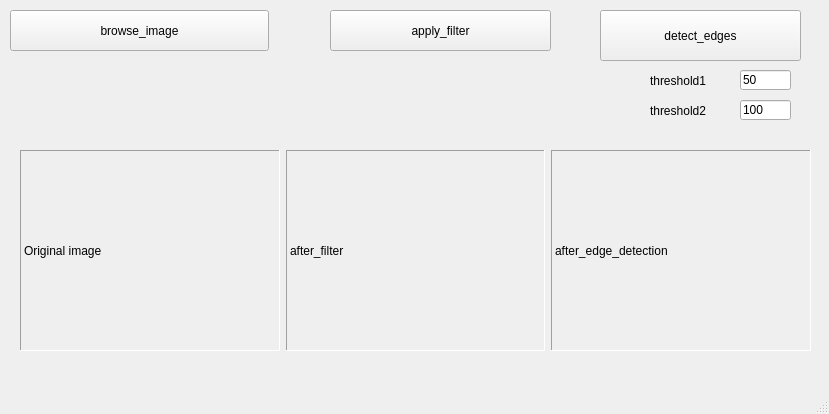
<?xml version="1.0" encoding="UTF-8"?>
<ui version="4.0">
 <class>open_image</class>
 <widget class="QMainWindow" name="open_image">
  <property name="geometry">
   <rect>
    <x>0</x>
    <y>0</y>
    <width>829</width>
    <height>414</height>
   </rect>
  </property>
  <property name="windowTitle">
   <string>MainWindow</string>
  </property>
  <widget class="QWidget" name="centralwidget">
   <widget class="QPushButton" name="browse_image">
    <property name="geometry">
     <rect>
      <x>10</x>
      <y>10</y>
      <width>259</width>
      <height>41</height>
     </rect>
    </property>
    <property name="text">
     <string>browse_image</string>
    </property>
   </widget>
   <widget class="QPushButton" name="apply_filter">
    <property name="geometry">
     <rect>
      <x>330</x>
      <y>10</y>
      <width>221</width>
      <height>41</height>
     </rect>
    </property>
    <property name="text">
     <string>apply_filter</string>
    </property>
   </widget>
   <widget class="QPushButton" name="detect_edges">
    <property name="geometry">
     <rect>
      <x>600</x>
      <y>10</y>
      <width>201</width>
      <height>51</height>
     </rect>
    </property>
    <property name="text">
     <string>detect_edges</string>
    </property>
   </widget>
   <widget class="QLineEdit" name="lineEdit">
    <property name="geometry">
     <rect>
      <x>740</x>
      <y>70</y>
      <width>51</width>
      <height>20</height>
     </rect>
    </property>
    <property name="text">
     <string>50</string>
    </property>
   </widget>
   <widget class="QLineEdit" name="lineEdit_2">
    <property name="geometry">
     <rect>
      <x>740</x>
      <y>100</y>
      <width>51</width>
      <height>20</height>
     </rect>
    </property>
    <property name="text">
     <string>100</string>
    </property>
   </widget>
   <widget class="QLabel" name="threshold2">
    <property name="geometry">
     <rect>
      <x>650</x>
      <y>100</y>
      <width>71</width>
      <height>21</height>
     </rect>
    </property>
    <property name="text">
     <string>threshold2</string>
    </property>
   </widget>
   <widget class="QLabel" name="threshold1">
    <property name="geometry">
     <rect>
      <x>650</x>
      <y>70</y>
      <width>71</width>
      <height>21</height>
     </rect>
    </property>
    <property name="text">
     <string>threshold1</string>
    </property>
   </widget>
   <widget class="QWidget" name="layoutWidget">
    <property name="geometry">
     <rect>
      <x>20</x>
      <y>150</y>
      <width>791</width>
      <height>201</height>
     </rect>
    </property>
    <layout class="QHBoxLayout" name="horizontalLayout">
     <item>
      <widget class="QLabel" name="origin">
       <property name="layoutDirection">
        <enum>Qt::LeftToRight</enum>
       </property>
       <property name="frameShape">
        <enum>QFrame::Panel</enum>
       </property>
       <property name="frameShadow">
        <enum>QFrame::Sunken</enum>
       </property>
       <property name="text">
        <string>Original image</string>
       </property>
      </widget>
     </item>
     <item>
      <widget class="QLabel" name="after_filter_label">
       <property name="layoutDirection">
        <enum>Qt::LeftToRight</enum>
       </property>
       <property name="frameShape">
        <enum>QFrame::Panel</enum>
       </property>
       <property name="frameShadow">
        <enum>QFrame::Sunken</enum>
       </property>
       <property name="text">
        <string>after_filter</string>
       </property>
      </widget>
     </item>
     <item>
      <widget class="QLabel" name="after_edge_detection_label">
       <property name="layoutDirection">
        <enum>Qt::LeftToRight</enum>
       </property>
       <property name="frameShape">
        <enum>QFrame::Panel</enum>
       </property>
       <property name="frameShadow">
        <enum>QFrame::Sunken</enum>
       </property>
       <property name="text">
        <string>after_edge_detection</string>
       </property>
      </widget>
     </item>
    </layout>
   </widget>
  </widget>
  <widget class="QMenuBar" name="menubar">
   <property name="geometry">
    <rect>
     <x>0</x>
     <y>0</y>
     <width>829</width>
     <height>21</height>
    </rect>
   </property>
  </widget>
  <widget class="QStatusBar" name="statusbar"/>
 </widget>
 <resources/>
 <connections/>
</ui>
